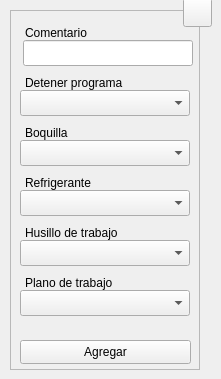
  <widget class="QWidget" name="centralwidget">
   <widget class="QFrame" name="frame">
    <property name="geometry">
     <rect>
      <x>10</x>
      <y>10</y>
      <width>190</width>
      <height>360</height>
     </rect>
    </property>
    <property name="sizePolicy">
     <sizepolicy hsizetype="Fixed" vsizetype="Fixed">
      <horstretch>0</horstretch>
      <verstretch>0</verstretch>
     </sizepolicy>
    </property>
    <property name="minimumSize">
     <size>
      <width>190</width>
      <height>360</height>
     </size>
    </property>
    <property name="maximumSize">
     <size>
      <width>190</width>
      <height>360</height>
     </size>
    </property>
    <property name="frameShape">
     <enum>QFrame::StyledPanel</enum>
    </property>
    <property name="frameShadow">
     <enum>QFrame::Raised</enum>
    </property>
    <widget class="QLineEdit" name="tbx_com">
     <property name="geometry">
      <rect>
       <x>13</x>
       <y>30</y>
       <width>170</width>
       <height>26</height>
      </rect>
     </property>
     <property name="minimumSize">
      <size>
       <width>170</width>
       <height>0</height>
      </size>
     </property>
     <property name="maximumSize">
      <size>
       <width>170</width>
       <height>16777215</height>
      </size>
     </property>
     <property name="toolTip">
      <string>Digite el texto del comentario</string>
     </property>
     <property name="statusTip">
      <string/>
     </property>
     <property name="alignment">
      <set>Qt::AlignCenter</set>
     </property>
     <property name="placeholderText">
      <string/>
     </property>
    </widget>
    <widget class="QLabel" name="lbl_com">
     <property name="enabled">
      <bool>true</bool>
     </property>
     <property name="geometry">
      <rect>
       <x>15</x>
       <y>10</y>
       <width>74</width>
       <height>26</height>
      </rect>
     </property>
     <property name="text">
      <string>Comentario</string>
     </property>
     <property name="buddy">
      <cstring>lbl_com</cstring>
     </property>
    </widget>
    <widget class="QLabel" name="lbl_chk">
     <property name="enabled">
      <bool>true</bool>
     </property>
     <property name="geometry">
      <rect>
       <x>15</x>
       <y>110</y>
       <width>53</width>
       <height>26</height>
      </rect>
     </property>
     <property name="text">
      <string>Boquilla</string>
     </property>
     <property name="buddy">
      <cstring>lbl_chk</cstring>
     </property>
    </widget>
    <widget class="QComboBox" name="cbx_chk">
     <property name="geometry">
      <rect>
       <x>10</x>
       <y>130</y>
       <width>170</width>
       <height>26</height>
      </rect>
     </property>
     <property name="minimumSize">
      <size>
       <width>170</width>
       <height>26</height>
      </size>
     </property>
     <property name="maximumSize">
      <size>
       <width>170</width>
       <height>16777215</height>
      </size>
     </property>
     <property name="toolTip">
      <string>Seleccione la boquilla y tarea a ejecutar</string>
     </property>
    </widget>
    <widget class="QPushButton" name="btn_save">
     <property name="geometry">
      <rect>
       <x>10</x>
       <y>330</y>
       <width>171</width>
       <height>24</height>
      </rect>
     </property>
     <property name="sizePolicy">
      <sizepolicy hsizetype="Expanding" vsizetype="Expanding">
       <horstretch>0</horstretch>
       <verstretch>0</verstretch>
      </sizepolicy>
     </property>
     <property name="minimumSize">
      <size>
       <width>88</width>
       <height>0</height>
      </size>
     </property>
     <property name="toolTip">
      <string>Agregar los datos al programa CNC</string>
     </property>
     <property name="statusTip">
      <string/>
     </property>
     <property name="text">
      <string>Agregar</string>
     </property>
     <property name="shortcut">
      <string>Ctrl+S</string>
     </property>
     <property name="autoDefault">
      <bool>true</bool>
     </property>
    </widget>
    <widget class="QComboBox" name="cbx_stp">
     <property name="geometry">
      <rect>
       <x>10</x>
       <y>80</y>
       <width>170</width>
       <height>26</height>
      </rect>
     </property>
     <property name="minimumSize">
      <size>
       <width>170</width>
       <height>26</height>
      </size>
     </property>
     <property name="maximumSize">
      <size>
       <width>170</width>
       <height>16777215</height>
      </size>
     </property>
     <property name="toolTip">
      <string>Seleccione el tipo de parada de programa</string>
     </property>
    </widget>
    <widget class="QLabel" name="lbl_stp">
     <property name="enabled">
      <bool>true</bool>
     </property>
     <property name="geometry">
      <rect>
       <x>15</x>
       <y>60</y>
       <width>107</width>
       <height>26</height>
      </rect>
     </property>
     <property name="text">
      <string>Detener programa</string>
     </property>
     <property name="buddy">
      <cstring>lbl_chk</cstring>
     </property>
    </widget>
    <widget class="QComboBox" name="cbx_col">
     <property name="geometry">
      <rect>
       <x>10</x>
       <y>180</y>
       <width>170</width>
       <height>26</height>
      </rect>
     </property>
     <property name="minimumSize">
      <size>
       <width>170</width>
       <height>26</height>
      </size>
     </property>
     <property name="maximumSize">
      <size>
       <width>170</width>
       <height>16777215</height>
      </size>
     </property>
     <property name="toolTip">
      <string>Seleccione la tarea a ejecutar para el refrigerante</string>
     </property>
    </widget>
    <widget class="QLabel" name="lbl_col">
     <property name="enabled">
      <bool>true</bool>
     </property>
     <property name="geometry">
      <rect>
       <x>15</x>
       <y>160</y>
       <width>76</width>
       <height>26</height>
      </rect>
     </property>
     <property name="text">
      <string>Refrigerante</string>
     </property>
     <property name="buddy">
      <cstring>lbl_chk</cstring>
     </property>
    </widget>
    <widget class="QComboBox" name="cbx_sde">
     <property name="geometry">
      <rect>
       <x>10</x>
       <y>230</y>
       <width>170</width>
       <height>26</height>
      </rect>
     </property>
     <property name="minimumSize">
      <size>
       <width>170</width>
       <height>26</height>
      </size>
     </property>
     <property name="maximumSize">
      <size>
       <width>170</width>
       <height>16777215</height>
      </size>
     </property>
     <property name="toolTip">
      <string>Seleccione el husillo de trabajo a utilizar</string>
     </property>
    </widget>
    <widget class="QLabel" name="lbl_sde">
     <property name="enabled">
      <bool>true</bool>
     </property>
     <property name="geometry">
      <rect>
       <x>15</x>
       <y>210</y>
       <width>103</width>
       <height>26</height>
      </rect>
     </property>
     <property name="text">
      <string>Husillo de trabajo</string>
     </property>
     <property name="buddy">
      <cstring>lbl_sde</cstring>
     </property>
    </widget>
    <widget class="QComboBox" name="cbx_pln">
     <property name="geometry">
      <rect>
       <x>10</x>
       <y>280</y>
       <width>170</width>
       <height>26</height>
      </rect>
     </property>
     <property name="minimumSize">
      <size>
       <width>170</width>
       <height>26</height>
      </size>
     </property>
     <property name="maximumSize">
      <size>
       <width>170</width>
       <height>16777215</height>
      </size>
     </property>
     <property name="toolTip">
      <string>Seleccione el plano de trabajo a utilizar</string>
     </property>
    </widget>
    <widget class="QLabel" name="lbl_pln">
     <property name="enabled">
      <bool>true</bool>
     </property>
     <property name="geometry">
      <rect>
       <x>15</x>
       <y>260</y>
       <width>103</width>
       <height>26</height>
      </rect>
     </property>
     <property name="text">
      <string>Plano de trabajo</string>
     </property>
     <property name="buddy">
      <cstring>lbl_sde</cstring>
     </property>
    </widget>
    <zorder>tbx_com</zorder>
    <zorder>lbl_com</zorder>
    <zorder>cbx_chk</zorder>
    <zorder>lbl_chk</zorder>
    <zorder>btn_save</zorder>
    <zorder>cbx_stp</zorder>
    <zorder>lbl_stp</zorder>
    <zorder>cbx_col</zorder>
    <zorder>lbl_col</zorder>
    <zorder>cbx_sde</zorder>
    <zorder>lbl_sde</zorder>
    <zorder>cbx_pln</zorder>
    <zorder>lbl_pln</zorder>
   </widget>
   <widget class="QToolButton" name="btn_help">
    <property name="geometry">
     <rect>
      <x>183</x>
      <y>-2</y>
      <width>29</width>
      <height>29</height>
     </rect>
    </property>
    <property name="font">
     <font>
      <pointsize>20</pointsize>
      <bold>true</bold>
     </font>
    </property>
    <property name="text">
     <string/>
    </property>
    <property name="icon">
     <iconset resource="../../resources/resources.qrc">
      <normaloff>:/icons/question.png</normaloff>:/icons/question.png</iconset>
    </property>
    <property name="iconSize">
     <size>
      <width>20</width>
      <height>20</height>
     </size>
    </property>
    <property name="shortcut">
     <string>F1</string>
    </property>
   </widget>
  </widget>
